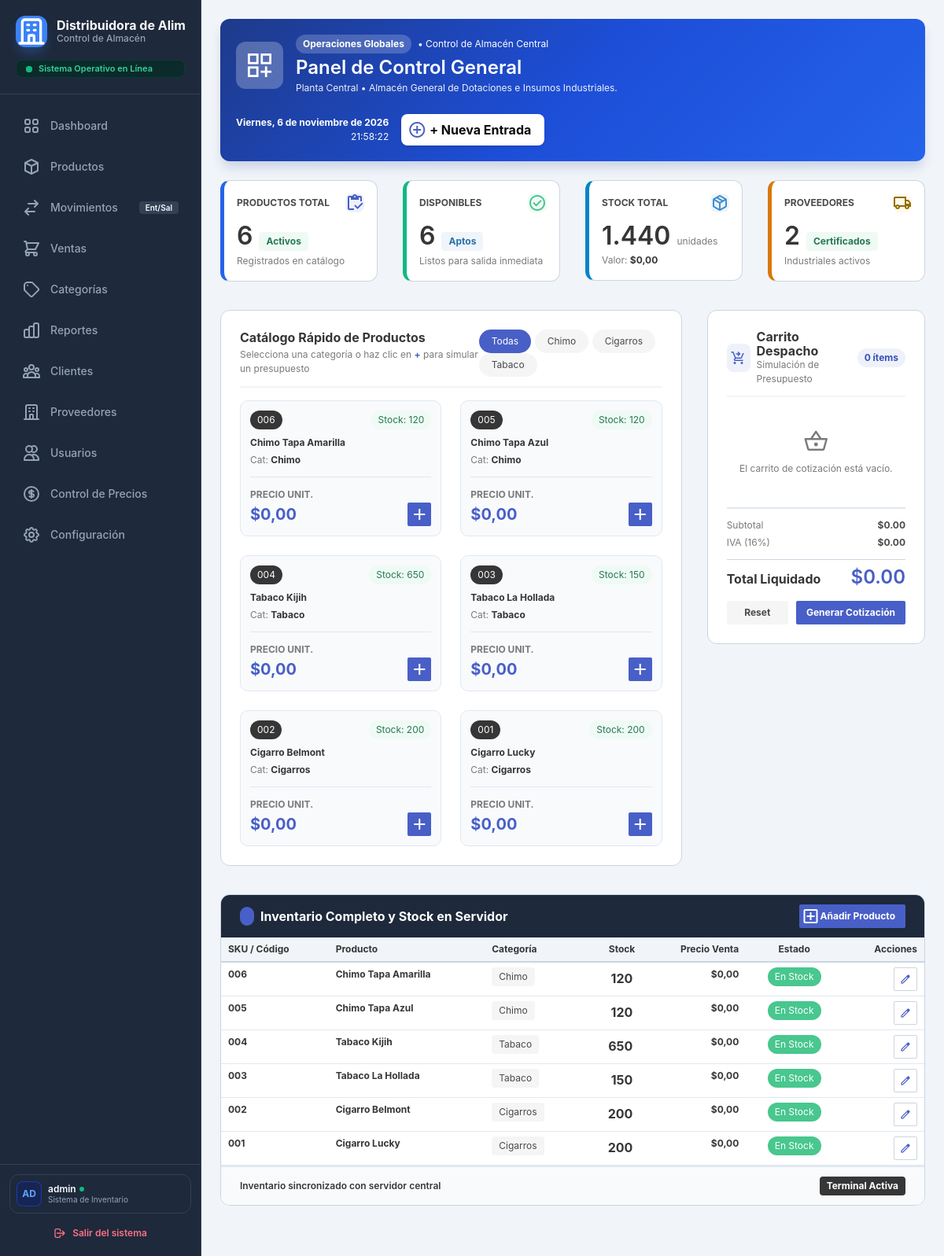
The app's page /index.php?controller=sistema&action=dashboard (signed in), older data.
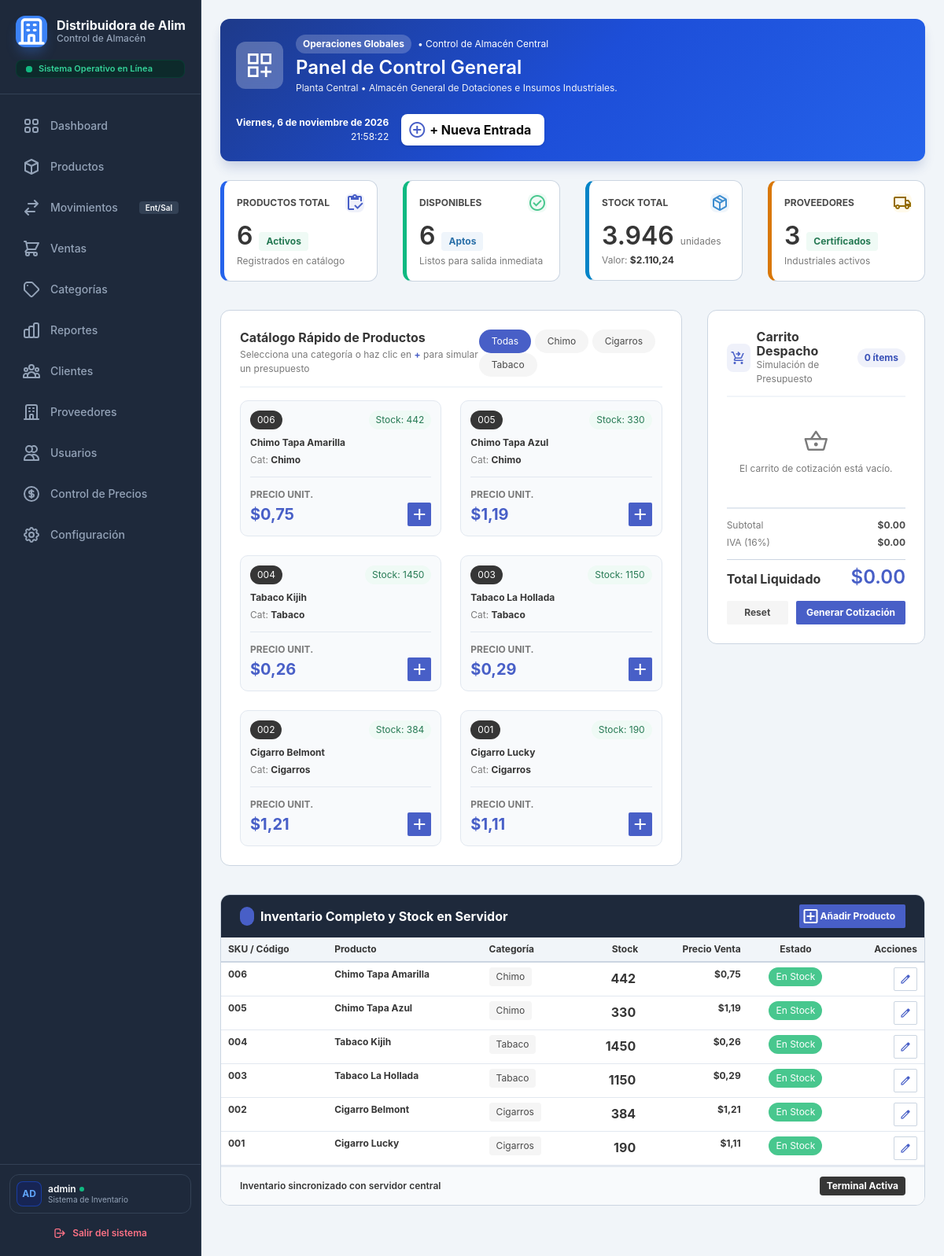
The same page, newer data.
### tables this page shows
CREATE TABLE `categorias` (
  `id_categoria` int(11) NOT NULL,
  `nombre` varchar(50) NOT NULL,
  `descripcion` varchar(255) DEFAULT NULL,
  `estado` tinyint(1) DEFAULT 1
);

CREATE TABLE `productos` (
  `id_producto` int(11) NOT NULL,
  `codigo` varchar(50) NOT NULL,
  `nombre` varchar(150) NOT NULL,
  `id_categoria` int(11) NOT NULL,
  `precio_compra` decimal(10,2) NOT NULL,
  `precio_venta` decimal(10,2) NOT NULL DEFAULT 0.00,
  `aplica_iva` tinyint(1) DEFAULT 1,
  `stock_actual` int(11) DEFAULT 0,
  `stock_minimo` int(11) DEFAULT 5,
  `estado` tinyint(1) DEFAULT 1,
  `create_at` timestamp NOT NULL DEFAULT current_timestamp()
);

### app/controller/SistemaController.php (called while the page is built, shortened)
<?php
require_once __DIR__.'/../helpers/seguridad.php';
require_once __DIR__.'/../model/productoModel.php';
require_once __DIR__.'/../model/categoriaModel.php';
class SistemaController{
    private $productoModel;
    private $categoriaModel;
    public function __construct(){
        $database = new Database();
        $pdo = $database->getConnection();
        $this->productoModel = new ProductoModel($pdo);
        $this->categoriaModel = new CategoriaModel($pdo);
    }
    public function dashboard() {
        $inventario  = $this->productoModel->obtenerProductos();
        $catalogo    = $this->productoModel->obtenerProductosActivos(12);
        $categorias  = $this->categoriaModel->getAll();
        require_once __DIR__ . '/../views/dashboard.php';
    }
}

### public/index.php (called while the page is built, shortened)
<?php
require_once __DIR__ . '/../app/helpers/seguridad.php';
$controlador = $_GET['controller'] ?? 'sistema';
$accion      = $_GET['action']     ?? 'index';
$controlador = is_string($controlador) ? strtolower($controlador) : '';
$accion      = is_string($accion)      ? strtolower($accion)      : '';
$definicion = $rutas[$controlador];
$ruta       = $definicion['acciones'][$accion];
$json       = $ruta['json'];
try {
    $instancia = new $clase();
    $instancia->$accion();
} catch (Throwable $e) {
    registrarEvento('error_interno', $controlador . '/' . $accion . ': ' . $e->getMessage());
    responderError(
        500,
        MODO_DESARROLLO ? $e->getMessage() : 'Ocurrió un error interno. Inténtalo de nuevo más tarde.',
        $json
    );
}

### app/model/categoriaModel.php (called while the page is built, shortened)
<?php
class CategoriaModel {
    private $pdo;
    public function __construct($pdo) {
        $this->pdo = $pdo;
    }
    public function getAll() {
        $sql = "SELECT c.id_categoria, c.nombre, c.descripcion, c.estado,
                       COUNT(p.id_producto) AS total_articulos
                FROM categorias c
                LEFT JOIN productos p ON c.id_categoria = p.id_categoria AND p.estado = 1
                GROUP BY c.id_categoria, c.nombre, c.descripcion, c.estado
                ORDER BY c.nombre ASC";
        $stmt = $this->pdo->query($sql);
        return $stmt->fetchAll(PDO::FETCH_ASSOC);
    }
}
?>

### app/helpers/seguridad.php (called while the page is built, shortened)
<?php
function esc($valor): string
{
    return htmlspecialchars((string) ($valor ?? ''), ENT_QUOTES | ENT_SUBSTITUTE, 'UTF-8');
}
function urlAccion(string $controlador, string $accion, array $parametros = []): string
{
    return 'index.php?' . http_build_query(
        ['controller' => $controlador, 'action' => $accion] + $parametros
    );
}

### app/model/productoModel.php (called while the page is built, shortened)
<?php
class productoModel {
    private $pdo;
    public function __construct($pdo){
        $this->pdo = $pdo;
    }
    public function obtenerProductos(){
        try {
            $sql = "SELECT
                        prod.id_producto,
                        prod.codigo,
                        prod.nombre,
                        c.nombre AS nombre_categoria,
                        prod.stock_actual,
                        prod.precio_compra,
                        prod.precio_venta,
                        prod.aplica_iva
                        FROM productos prod
                        INNER JOIN categorias c ON prod.id_categoria = c.id_categoria
                        WHERE prod.estado = 1
                        ORDER BY prod.id_producto DESC";
            $stmt = $this->pdo->query($sql);
            return $stmt->fetchAll(PDO::FETCH_ASSOC);
        } catch (PDOException $e) {
            error_log("Error al obtener productos: " . $e->getMessage());
            return [];
        }
    }
    public function obtenerProductosActivos($limit = null) {
        try {
            $sql = "SELECT
                        prod.id_producto,
                        prod.codigo,
                        prod.nombre,
                        c.nombre AS nombre_categoria,
                        prod.stock_actual AS stock,
                        prod.precio_compra,
                        prod.precio_venta,
                        prod.aplica_iva
                        FROM productos prod
                        INNER JOIN categorias c ON prod.id_categoria = c.id_categoria
                        WHERE prod.estado = 1
                        ORDER BY prod.id_producto DESC";
            if ($limit !== null) {
                $sql .= " LIMIT " . (int)$limit;
            }
            $stmt = $this->pdo->query($sql);
            return $stmt->fetchAll(PDO::FETCH_ASSOC);
        } catch (PDOException $e) {
            error_log("Error al obtener productos activos: " . $e->getMessage());
            return [];
        }
    }
}

### app/views/dashboard.php (the view, shortened to what the rows shown need)
<?php
$listaInventario = $inventario ?? [];
?>
<!DOCTYPE html>
<html lang="es">
<head>
    <link href="https://cdnjs.cloudflare.com/ajax/libs/font-awesome/6.4.0/css/all.min.css" rel="stylesheet">
    <link href="https://cdn.jsdelivr.net/npm/bulma@0.9.4/css/bulma.min.css" rel="stylesheet">
    <link rel="stylesheet" href="assets/css/sidebar.css" />
    <link rel="stylesheet" href="assets/css/tablas.css" />
</head>
<body class="is-flex" style="background-color: #f1f5f9; height: 100vh; overflow: hidden; width: 100%;">
    <?php require_once __DIR__ . '/layouts/sidebar.php'; ?>
    <main class="main is-flex-grow-1" style="background-color: #f1f5f9; width: 100%; height: 100vh; overflow-y: auto; overflow-x: hidden;">
        <div class="p-5" style="width: 100%; padding-bottom: 4rem !important;">
            <div class="box mb-5" style="background: linear-gradient(135deg, #1e3a8a 0%, #1d4ed8 50%, #2563eb 100%); border-radius: 12px; border: none; overflow: hidden; position: relative; box-shadow: 0 10px 15px -3px rgba(30, 58, 138, 0.2);">
                <div class="is-flex is-align-items-center is-justify-content-space-between is-flex-wrap-wrap" style="gap: 1.5rem; position: relative; z-index: 2;">
                    <div class="is-flex is-align-items-center" style="gap: 1rem;">
                        <div>
                            <h1 class="title is-4 has-text-white mb-0 mt-1">Panel de Control General</h1>
                        </div>
                    </div>
                </div>
            </div>
            <div class="columns is-variable is-4 mb-5">
            <div class="column is-8">
                <div class="box is-shadowless p-5 h-100" style="border: 1px solid #cbd5e1; border-radius: 12px; background: white;">
                    <div class="is-flex is-justify-content-space-between is-align-items-center mb-4 pb-3" style="border-bottom: 2px solid #f1f5f9;">
                        <div class="buttonsAreSmall mb-0" id="category-filters">
                            <button type="button" class="button is-link is-rounded is-small filter-btn active" data-categoria="todas">Todas</button>
                            <?php if (!empty($categorias)): ?>
                                <?php foreach ($categorias as $cat): ?>
                                    <button type="button" class="button is-light is-rounded is-small filter-btn" data-categoria="<?= esc($cat['nombre']) ?>">
                                        <?= esc($cat['nombre']) ?>
                                    </button>
                                <?php endforeach; ?>
                            <?php endif; ?>
                        </div>
                    </div>
                    <div class="columns is-multiline" id="grid-catalogo">
                        <?php if (!empty($catalogo)): ?>
                            <?php foreach ($catalogo as $prod): ?>
                                <?php $nombreCat = $prod['nombre_categoria'] ?? 'General'; ?>
                                <div class="column is-6 tarjeta-producto-item" data-categoria="<?= esc($nombreCat) ?>">
                                    <div class="box is-shadowless p-3" style="background: #f8fafc; border: 1px solid #e2e8f0; border-radius: 10px;">
                                        <div class="is-flex is-justify-content-space-between mb-2">
                                            <span class="tag is-dark is-rounded is-small font-mono"><?= esc($prod['codigo']) ?></span>
                                            <span class="tag is-success is-light is-rounded is-small">Stock: <?= (int) ($prod['stock_actual'] ?? $prod['stock'] ?? 0) ?></span>
                                        </div>
                                        <p class="is-size-7 has-text-weight-bold has-text-dark mb-1"><?= esc($prod['nombre']) ?></p>
                                        <p class="is-size-7 has-text-grey mb-3">Cat: <strong><?= esc($nombreCat) ?></strong></p>
                                        <div class="is-flex is-justify-content-space-between is-align-items-flex-end pt-2" style="border-top: 1px solid #e2e8f0;">
                                            <div>
                                                <span class="is-size-7 has-text-grey is-uppercase has-text-weight-bold">Precio Unit.</span>
                                                <p class="is-size-5 has-text-weight-bold has-text-link mb-0">
                                                    <?= function_exists('dinero') ? esc(dinero($prod['precio_venta'])) : '$' . number_format($prod['precio_venta'], 2, ',', '.') ?>
                                                </p>
                                            </div>
                                            <button type="button"
                                                    class="button is-link is-small has-text-weight-bold btn-add-cart"
                                                    data-id="<?= (int) $prod['id_producto'] ?>"
                                                    data-nombre="<?= esc($prod['nombre']) ?>"
                                                    data-precio="<?= (float) $prod['precio_venta'] ?>">
                                                <span class="icon"><span class="material-symbols-outlined">add</span></span>
                                            </button>
                                        </div>
                                    </div>
                                </div>
                            <?php endforeach; ?>
                        <?php endif; ?>
                    </div>
                </div>
            </div>
</div>
            <div class="box is-shadowless p-0" style="border: 1px solid #cbd5e1; border-radius: 12px; overflow: hidden; background: white;">
                <div class="table-container mb-0">
                    <table class="table is-fullwidth is-hoverable is-vcentered mb-0 is-size-7">
                        <thead>
                            <tr style="background-color: #f1f5f9; border-bottom: 2px solid #cbd5e1;">
                                <th class="has-text-weight-bold has-text-dark">SKU / Código</th>
                                <th class="has-text-weight-bold has-text-dark">Producto</th>
                                <th class="has-text-weight-bold has-text-dark text-center">Categoría</th>
                                <th class="has-text-weight-bold has-text-dark has-text-right">Stock</th>
                                <th class="has-text-weight-bold has-text-dark has-text-right">Precio Venta</th>
                                <th class="has-text-weight-bold has-text-dark has-text-centered">Estado</th>
                                <th class="has-text-weight-bold has-text-dark has-text-right">Acciones</th>
                            </tr>
                        </thead>
                        <tbody>
                            <?php if (!empty($listaInventario)): ?>
                                <?php foreach ($listaInventario as $inv): ?>
                                    <tr style="border-bottom: 1px solid #e2e8f0;">
                                        <td class="font-mono has-text-weight-bold text-primary"><?= esc($inv['codigo']) ?></td>
                                        <td>
                                            <div class="has-text-weight-bold has-text-dark"><?= esc($inv['nombre']) ?></div>
                                        </td>
                                        <td class="text-center"><span class="tag is-light"><?= esc($inv['nombre_categoria'] ?? 'General') ?></span></td>
                                        <td class="has-text-right font-mono has-text-weight-bold is-size-6"><?= (int) ($inv['stock_actual'] ?? 0) ?></td>
                                        <td class="has-text-right font-mono has-text-weight-bold"><?= function_exists('dinero') ? esc(dinero($inv['precio_venta'])) : '$' . number_format($inv['precio_venta'] ?? 0, 2, ',', '.') ?></td>
                                        <td class="has-text-centered">
                                            <?php $stockVal = (int) ($inv['stock_actual'] ?? 0); ?>
                                            <?php if ($stockVal > 10): ?>
                                                <span class="tag is-success is-rounded is-small font-weight-bold">En Stock</span>
                                            <?php elseif ($stockVal > 0): ?>
                                                <span class="tag is-warning is-rounded is-small font-weight-bold">Bajo Stock</span>
                                            <?php else: ?>
                                                <span class="tag is-danger is-rounded is-small font-weight-bold">Agotado</span>
                                            <?php endif; ?>
                                        </td>
                                        <td class="has-text-right">
                                            <div class="is-flex is-justify-content-flex-end" style="gap: 5px;">
                                                <a href="<?= esc(urlAccion('producto', 'editar', ['id' => $inv['id_producto']])) ?>" class="button is-white is-small" style="border: 1px solid #cbd5e1;" title="Editar">
                                                    <span class="icon has-text-link"><span class="material-symbols-outlined" style="font-size: 16px;">edit</span></span>
                                                </a>
                                            </div>
                                        </td>
                                    </tr>
                                <?php endforeach; ?>
                            <?php else: ?>
                                <tr>
                                    <td colspan="7" class="has-text-centered py-4 has-text-grey">No hay productos registrados en el inventario.</td>
                                </tr>
                            <?php endif; ?>
                        </tbody>
                    </table>
                </div>
            </div>
        </div>
    </main>
</body>
</html>

Row changes from the older to the newer data that the page shows:
changed productos "Chimo Tapa Amarilla": stock_actual "120" → "442"; precio_venta "0,00" → "0,75"
changed productos "Chimo Tapa Azul": stock_actual "120" → "330"; precio_venta "0,00" → "1,19"
changed productos "Tabaco Kijih": stock_actual "650" → "1450"; precio_venta "0,00" → "0,26"
changed productos "Tabaco La Hollada": stock_actual "150" → "1150"; precio_venta "0,00" → "0,29"
changed productos "Cigarro Belmont": stock_actual "200" → "384"; precio_venta "0,00" → "1,21"
changed productos "Cigarro Lucky": stock_actual "200" → "190"; precio_venta "0,00" → "1,11"
Text that changed along with them:
$stats['stock_total']: "1.440" → "3.946"
$stats['valor_inventario']: "0,00" → "2.110,24"
$stats['proveedores_activos']: "2" → "3"
